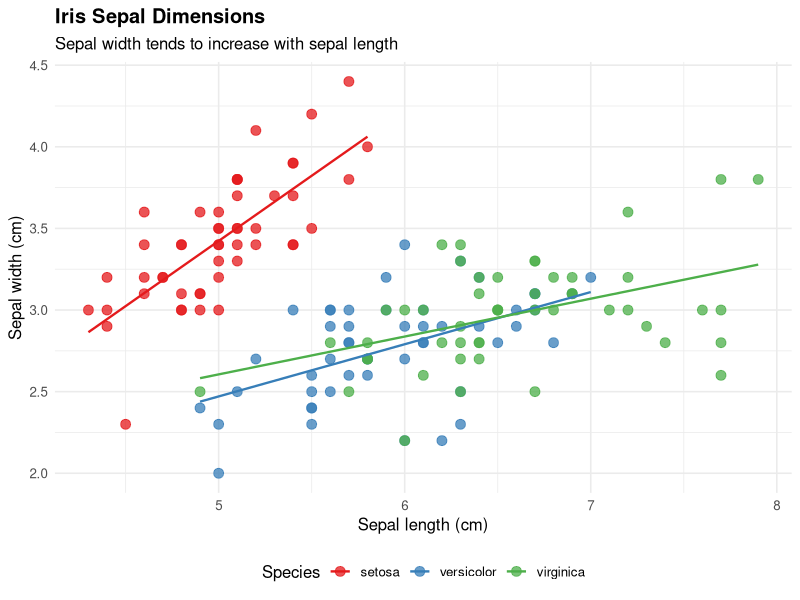

The R source for this figure:
## ---- chunk 1
#| message: false
library(tidyverse)
## ---- chunk 2
ggplot(iris, aes(x = Sepal.Length, y = Sepal.Width, color = Species)) +
  geom_point(size = 3, alpha = 0.75) +
  geom_smooth(method = "lm", se = FALSE, linewidth = 0.8) +
  scale_color_brewer(palette = "Set1") +
  labs(
    title = "Iris Sepal Dimensions",
    subtitle = "Sepal width tends to increase with sepal length",
    x = "Sepal length (cm)",
    y = "Sepal width (cm)",
    color = "Species"
  ) +
  theme_minimal(base_size = 12) +
  theme(
    plot.title = element_text(face = "bold"),
    legend.position = "bottom"
  )
